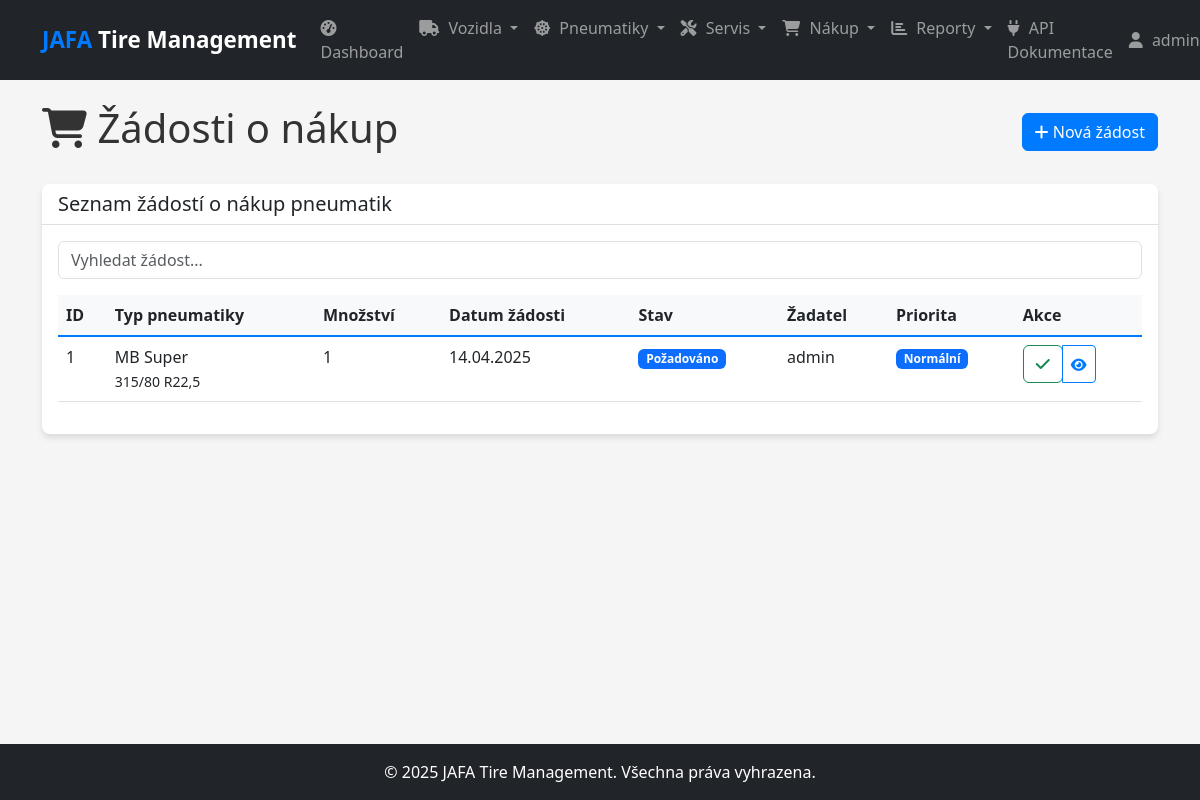
Screenshot of /purchase-requests (signed in) with the database file from the repository.
### models.py (models this page shows, shortened)
class User(db.Model, UserMixin):
    id = db.Column(db.Integer, primary_key=True)
    username = db.Column(db.String(50), unique=True, nullable=False)
    email = db.Column(db.String(120), unique=True, nullable=False)
    password_hash = db.Column(db.String(128), nullable=False)
    role = db.Column(db.String(20), nullable=False, default='technician')  # admin, manager, technician
    created_at = db.Column(db.DateTime, default=datetime.utcnow)

class PurchaseRequest(db.Model):
    id = db.Column(db.Integer, primary_key=True)
    tire_type_id = db.Column(db.Integer, db.ForeignKey('tire_type.id'), nullable=False)
    quantity = db.Column(db.Integer, nullable=False)
    request_date = db.Column(db.DateTime, default=datetime.utcnow)
    priority = db.Column(db.String(20), default='normal')  # nízká, normální, vysoká, urgentní
    status = db.Column(db.String(20), default='požadováno')  # požadováno, schváleno, objednáno, dodáno
    requester_id = db.Column(db.Integer, db.ForeignKey('user.id'))
    approver_id = db.Column(db.Integer, db.ForeignKey('user.id'), nullable=True)
    approval_date = db.Column(db.DateTime, nullable=True)
    expected_delivery_date = db.Column(db.Date, nullable=True)
    actual_delivery_date = db.Column(db.Date, nullable=True)
    note = db.Column(db.Text)
    tire_type = db.relationship('TireType', backref='purchase_requests')
    requester = db.relationship('User', foreign_keys=[requester_id])
    approver = db.relationship('User', foreign_keys=[approver_id])

class TireType(db.Model):
    id = db.Column(db.Integer, primary_key=True)
    brand = db.Column(db.String(50), nullable=False)
    model = db.Column(db.String(50), nullable=False)
    size = db.Column(db.String(20), nullable=False)  # např. "315/80 R22.5"
    usage_type = db.Column(db.String(50))  # např. "hnací", "řídící", "návěsová"
    price = db.Column(db.Float)
    avg_lifespan_km = db.Column(db.Integer)  # Průměrná životnost v km
    min_stock_level = db.Column(db.Integer, default=2)  # Minimální skladové zásoby
    supplier_id = db.Column(db.Integer, db.ForeignKey('supplier.id'))
    note = db.Column(db.Text)
    created_at = db.Column(db.DateTime, default=datetime.utcnow)
    tires = db.relationship('Tire', backref='tire_type', lazy=True)

### routes.py (the view)
    @app.route('/purchase-requests')
    @login_required
    def list_purchase_requests():
        purchase_requests = PurchaseRequest.query.order_by(PurchaseRequest.request_date.desc()).all()
        return render_template('purchase/list.html', purchase_requests=purchase_requests)

### app.py (called while the page is built)
@app.context_processor
def inject_now():
    return {'now': datetime.now()}

### models.py (called while the page is built)
@login_manager.user_loader
def load_user(user_id):
    return User.query.get(int(user_id))

### templates/purchase/list.html (shortened to what this page needs)
{% extends 'layout.html' %}
{% block content %}
<div class="d-flex justify-content-between align-items-center mb-4">
    <h1><i class="fas fa-shopping-cart"></i> Žádosti o nákup</h1>
    <div>
        <a href="{{ url_for('add_purchase_request') }}" class="btn btn-primary">
            <i class="fas fa-plus"></i> Nová žádost
        </a>
    </div>
</div>
<div class="card mb-4">
    <div class="card-header">
        <h5 class="mb-0">Seznam žádostí o nákup pneumatik</h5>
    </div>
    <div class="card-body">
        <div class="mb-3">
            <input type="text" id="table-filter" class="form-control" placeholder="Vyhledat žádost...">
        </div>
        <div class="table-responsive">
            <table class="table table-hover" id="data-table">
                <thead>
                    <tr>
                        <th>ID</th>
                        <th>Typ pneumatiky</th>
                        <th>Množství</th>
                        <th>Datum žádosti</th>
                        <th>Stav</th>
                        <th>Žadatel</th>
                        <th>Priorita</th>
                        <th>Akce</th>
                    </tr>
                </thead>
                <tbody>
                    {% for request in purchase_requests %}
                    <tr>
                        <td>{{ request.id }}</td>
                        <td>
                            {{ request.tire_type.brand }} {{ request.tire_type.model }}<br>
                            <small>{{ request.tire_type.size }}</small>
                        </td>
                        <td>{{ request.quantity }}</td>
                        <td>{{ request.request_date.strftime('%d.%m.%Y') }}</td>
                        <td>
                            {% if request.status == 'požadováno' %}
                            <span class="badge bg-primary">Požadováno</span>
                            {% elif request.status == 'schváleno' %}
                            <span class="badge bg-success">Schváleno</span>
                            {% elif request.status == 'objednáno' %}
                            <span class="badge bg-warning text-dark">Objednáno</span>
                            {% elif request.status == 'dodáno' %}
                            <span class="badge bg-info">Dodáno</span>
                            {% else %}
                            <span class="badge bg-secondary">{{ request.status }}</span>
                            {% endif %}
                        </td>
                        <td>{{ request.requester.username }}</td>
                        <td>
                            {% if request.priority == 'nízká' %}
                            <span class="badge bg-secondary">Nízká</span>
                            {% elif request.priority == 'normální' %}
                            <span class="badge bg-primary">Normální</span>
                            {% elif request.priority == 'vysoká' %}
                            <span class="badge bg-warning text-dark">Vysoká</span>
                            {% elif request.priority == 'urgentní' %}
                            <span class="badge bg-danger">Urgentní</span>
                            {% else %}
                            <span class="badge bg-secondary">{{ request.priority }}</span>
                            {% endif %}
                        </td>
                        <td>
                            <div class="btn-group btn-group-sm" role="group">
                                {% if request.status == 'požadováno' and (current_user.role == 'admin' or current_user.role == 'manager') %}
                                <form action="{{ url_for('approve_purchase_request', id=request.id) }}" method="post">
                                    <button type="submit" class="btn btn-outline-success" title="Schválit">
                                        <i class="fas fa-check"></i>
                                    </button>
                                </form>
                                {% endif %}
                                <button type="button" class="btn btn-outline-primary" title="Zobrazit detail"
                                        data-bs-toggle="modal" data-bs-target="#detailModal"
                                        data-id="{{ request.id }}"
                                        data-tire-type="{{ request.tire_type.brand }} {{ request.tire_type.model }} {{ request.tire_type.size }}"
                                        data-quantity="{{ request.quantity }}"
                                        data-priority="{{ request.priority }}"
                                        data-status="{{ request.status }}"
                                        data-requester="{{ request.requester.username }}"
                                        data-request-date="{{ request.request_date.strftime('%d.%m.%Y') }}"
                                        data-approval-date="{{ request.approval_date.strftime('%d.%m.%Y') if request.approval_date else '' }}"
                                        data-approver="{{ request.approver.username if request.approver else '' }}"
                                        data-note="{{ request.note or '' }}">
                                    <i class="fas fa-eye"></i>
                                </button>
                            </div>
                        </td>
                    </tr>
                    {% else %}
                    <tr>
                        <td colspan="8" class="text-center">Žádné žádosti o nákup nebyly nalezeny.</td>
                    </tr>
                    {% endfor %}
                </tbody>
            </table>
        </div>
    </div>
</div>
{% endblock %}

### templates/layout.html (shortened to what this page needs)
<!DOCTYPE html>
<html lang="cs">
<head>
    <link href="https://cdn.jsdelivr.net/npm/bootstrap@5.3.0/dist/css/bootstrap.min.css" rel="stylesheet">
    <link rel="stylesheet" href="https://cdnjs.cloudflare.com/ajax/libs/font-awesome/6.4.0/css/all.min.css">
    <link rel="stylesheet" href="{{ url_for('static', filename='css/style.css') }}">
</head>
<body>
    <header>
        <nav class="navbar navbar-expand-lg navbar-dark bg-dark">
            <div class="container">
                <a class="navbar-brand" href="{{ url_for('index') }}">
                    <span class="fw-bold text-primary">JAFA</span> Tire Management
                </a>
                <div class="collapse navbar-collapse" id="navbarNavDropdown">
                    {% if current_user.is_authenticated %}
                    <ul class="navbar-nav me-auto">
                        <li class="nav-item">
                            <a class="nav-link" href="{{ url_for('dashboard') }}">
                                <i class="fas fa-tachometer-alt"></i> Dashboard
                            </a>
                        </li>
                        <li class="nav-item dropdown">
                            <a class="nav-link dropdown-toggle" href="#" id="navbarVehicleDropdown" role="button" data-bs-toggle="dropdown" aria-expanded="false">
                                <i class="fas fa-truck"></i> Vozidla
                            </a>
                        </li>
                        <li class="nav-item dropdown">
                            <a class="nav-link dropdown-toggle" href="#" id="navbarTireDropdown" role="button" data-bs-toggle="dropdown" aria-expanded="false">
                                <i class="fas fa-dharmachakra"></i> Pneumatiky
                            </a>
                        </li>
                        <li class="nav-item dropdown">
                            <a class="nav-link dropdown-toggle" href="#" id="navbarServiceDropdown" role="button" data-bs-toggle="dropdown" aria-expanded="false">
                                <i class="fas fa-tools"></i> Servis
                            </a>
                        </li>
                        <li class="nav-item dropdown">
                            <a class="nav-link dropdown-toggle" href="#" id="navbarPurchaseDropdown" role="button" data-bs-toggle="dropdown" aria-expanded="false">
                                <i class="fas fa-shopping-cart"></i> Nákup
                            </a>
                        </li>
                        <li class="nav-item dropdown">
                            <a class="nav-link dropdown-toggle" href="#" id="navbarReportDropdown" role="button" data-bs-toggle="dropdown" aria-expanded="false">
                                <i class="fas fa-chart-bar"></i> Reporty
                            </a>
                        </li>
                        <li class="nav-item">
                            <a class="nav-link" href="{{ url_for('api_docs') }}">
                                <i class="fas fa-plug"></i> API Dokumentace
                            </a>
                        </li>
                    </ul>
                    <ul class="navbar-nav">
                        <li class="nav-item dropdown">
                            <a class="nav-link dropdown-toggle" href="#" id="navbarUserDropdown" role="button" data-bs-toggle="dropdown" aria-expanded="false">
                                <i class="fas fa-user"></i> {{ current_user.username }}
                            </a>
                        </li>
                    </ul>
                    {% else %}
                    <ul class="navbar-nav ms-auto">
                        <li class="nav-item">
                            <a class="nav-link" href="{{ url_for('login') }}">Přihlásit se</a>
                        </li>
                    </ul>
                    {% endif %}
                </div>
            </div>
        </nav>
    </header>
    <main class="py-4">
        <div class="container">
            {% block content %}{% endblock %}
        </div>
    </main>
    <footer class="py-3 mt-4 bg-dark text-white">
        <div class="container text-center">
            <p class="mb-0">&copy; {{ now.year }} JAFA Tire Management. Všechna práva vyhrazena.</p>
        </div>
    </footer>
</body>
</html>

### static/css/style.css (style rules this page uses)
:root { --primary-color: #007bff; --secondary-color: #6c757d; --success-color: #28a745; --danger-color: #dc3545; --warning-color: #ffc107; --info-color: #17a2b8; --dark-color: #343a40; --light-color: #f8f9fa; }
body { font-family: 'Segoe UI', Tahoma, Geneva, Verdana, sans-serif; color: #333; background-color: #f5f5f5; min-height: 100vh; display: flex; flex-direction: column; }
main { flex: 1 0 auto; }
.navbar-brand { font-weight: bold; font-size: 1.4rem; }
.navbar-brand .text-primary { color: var(--primary-color) !important; }
.nav-link { font-weight: 500; }
.nav-link i { margin-right: 5px; }
.card { border-radius: 8px; overflow: hidden; box-shadow: 0 4px 6px rgba(0, 0, 0, 0.1); margin-bottom: 1.5rem; border: none; }
.card-header { background-color: #fff; border-bottom: 1px solid rgba(0, 0, 0, 0.125); font-weight: 600; }
.table thead th { background-color: var(--light-color); border-bottom: 2px solid var(--primary-color); font-weight: 600; }
.btn-primary { background-color: var(--primary-color); border-color: var(--primary-color); }
.btn-outline-primary { color: var(--primary-color); border-color: var(--primary-color); }

### rows the page displays
User: username "admin…"
PurchaseRequest: id "1", tire_type.brand "MB", tire_type.model "Super", tire_type.size "315/80 R22,5", quantity "1", request_date "14.04.2025", status "Požadováno", requester.username "admin", priority "Normální"
